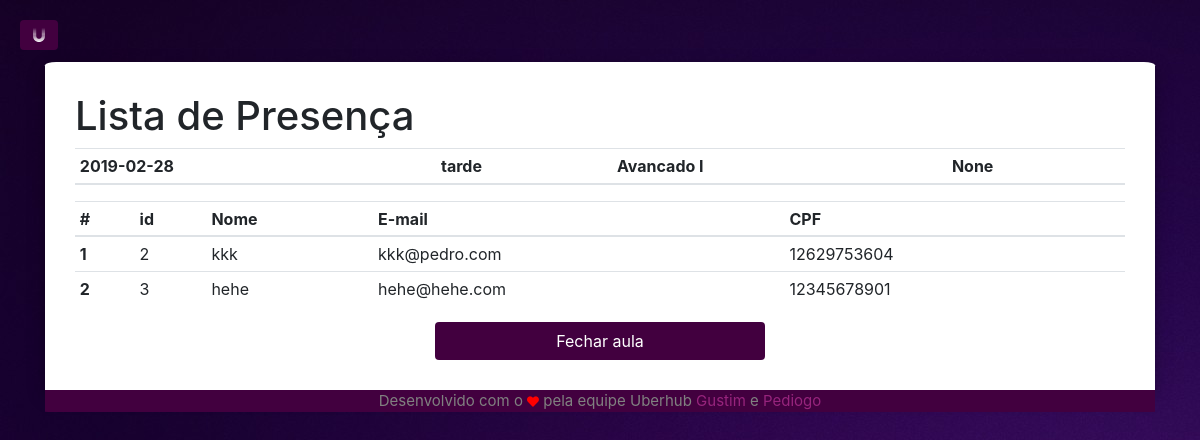
/lista/2 (signed in), run on the app's committed database.
### app/models/tables.py (models this page shows, shortened)
class Aula(db.Model):
    __tablename__ = "aula"
    id       = db.Column(db.Integer, primary_key=True, autoincrement=True)
    dia      = db.Column(db.Date)
    horario  = db.Column(db.String(5), CheckConstraint('horario="manha" or horario="tarde"'), nullable=False)
    nivel    = db.Column(db.String(15), nullable=False)
    ativa    = db.Column(db.Boolean, default=False, server_default=sa.sql.expression.false(), nullable=False)
    id_prof  = db.Column(db.Integer, db.ForeignKey('professor.id'))
    sala = db.Column(db.String(30), nullable=False)
    fk_professor =  db.relationship('Professor', foreign_keys=id_prof)

class Aluno(db.Model):
    __tablename__ = "aluno"
    id       = db.Column(db.Integer, primary_key=True, autoincrement=True)
    cpf      = db.Column(db.String(11), nullable=False, unique=True)
    email    = db.Column(db.String(50), nullable=False, unique=True)
    nome     = db.Column(db.String(50), nullable=False)
    telefone = db.Column(db.String(11))
    horario  = db.Column(db.String(5), CheckConstraint('horario IN ("manha", "tarde")'), nullable=False)
    ID_URI   = db.Column(db.String(5), unique=True)

### app/controllers/default.py (the view)
@app.route("/lista/")
@app.route("/lista/<id_aula>")
def lista(id_aula=None):
    if current_user.is_authenticated:
        if id_aula == None:
            id_aula = tables.Aula.query.filter_by(id_prof=current_user.id).order_by(tables.Aula.id.desc()).first().id
        aula = tables.Aula.query.filter_by(id=id_aula).first()
        alunos = session.query(tables.Aluno).join(tables.Presenca).filter_by(id_aula=id_aula).all()
        return render_template('home/table.html',
                                alunos=alunos, aula=aula)
    else:
        return redirect(url_for('login'))

### app/controllers/default.py (called while the page is built)
@lm.user_loader
def load_user(id):
    return tables.Professor.query.filter_by(id=id).first()

### app/models/tables.py (called while the page is built)
    @property
    def is_authenticated(self):
        return True

### app/templates/home/table.html (shortened to what this page needs)
{% extends 'base.html' %}
    {% block body %}
    <h1>Lista de Presença</h1>
    <table class="table table-hover table-sm">
        <thead>
          <tr>
            <th scope="col">{{ aula.dia }}</th>
            <th scope="col">{{ aula.horario }}</th>
            <th scope="col">{{ aula.nivel }}</th>
            <th scope="col">{{ aula.sala }}</th>
          </tr>
        </thead>
      </table>
      {% if alunos[0] %}
      <table class="table table-hover table-sm">
        <thead>
          <tr>
            <th scope="col">#</th>
            <th scope="col">id</th>
            <th scope="col">Nome</th>
            <th scope="col">E-mail</th>
            <th scope="col">CPF</th>
          </tr>
        </thead>
        <tbody>
          {% for aluno in alunos %}
          <tr>
            <th scope="row">{{ loop.index }}</th>
            <td>{{ aluno.id }}</td>
            <td>{{ aluno.nome }}</td>
            <td>{{ aluno.email }}</td>
            <td>{{ aluno.cpf }}</td>
          </tr>
          {% endfor %}
        </tbody>
      </table>
        {% if aula.ativa %}
        <div class="row">
          <div class="col-md mb">
          </div>
          <div class="col-md mb">
            <a href="{{ url_for('fecharaula', id_aula=aula.id) }}" class="btn" id="enviar">Fechar aula</a>
          </div>
          <div class="col-md mb">
          </div>
        </div>
        {% endif %}
      {% endif %}
    {% endblock %}

### app/static/home/simple-sidebar.css (style rules this page uses)
body.bg { overflow-x: hidden; background-image: url(../img/bg.jpg); background-color: #E6E6FA; background-repeat: no-repeat; background-attachment: fixed; }
html { scroll-behavior: smooth; }
#enviar { width: 100%; }
.btn { background-color: #42003f; color: white; }

### data on the page
Aula: dia "2019-02-28", horario "tarde", nivel "Avancado I", sala "None"
Aluno: id "2", nome "kkk", email "kkk@pedro.com", cpf "12629753604"
Aluno: id "3", nome "hehe", email "hehe@hehe.com", cpf "12345678901"
